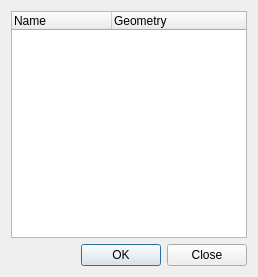
<?xml version="1.0" encoding="UTF-8"?>
<ui version="4.0">
 <class>LayerSelectorDialogBase</class>
 <widget class="QDialog" name="LayerSelectorDialogBase">
  <property name="geometry">
   <rect>
    <x>0</x>
    <y>0</y>
    <width>258</width>
    <height>277</height>
   </rect>
  </property>
  <property name="windowTitle">
   <string>Select layers</string>
  </property>
  <layout class="QVBoxLayout" name="verticalLayout">
   <item>
    <widget class="QTreeWidget" name="treeLayers">
     <property name="editTriggers">
      <set>QAbstractItemView::NoEditTriggers</set>
     </property>
     <property name="alternatingRowColors">
      <bool>true</bool>
     </property>
     <property name="selectionMode">
      <enum>QAbstractItemView::ExtendedSelection</enum>
     </property>
     <property name="rootIsDecorated">
      <bool>false</bool>
     </property>
     <property name="itemsExpandable">
      <bool>false</bool>
     </property>
     <property name="allColumnsShowFocus">
      <bool>true</bool>
     </property>
     <column>
      <property name="text">
       <string>Name</string>
      </property>
     </column>
     <column>
      <property name="text">
       <string>Geometry</string>
      </property>
     </column>
    </widget>
   </item>
   <item>
    <widget class="QDialogButtonBox" name="buttonBox">
     <property name="orientation">
      <enum>Qt::Horizontal</enum>
     </property>
     <property name="standardButtons">
      <set>QDialogButtonBox::Close|QDialogButtonBox::Ok</set>
     </property>
    </widget>
   </item>
  </layout>
 </widget>
 <resources/>
 <connections>
  <connection>
   <sender>buttonBox</sender>
   <signal>accepted()</signal>
   <receiver>LayerSelectorDialogBase</receiver>
   <slot>accept()</slot>
   <hints>
    <hint type="sourcelabel">
     <x>248</x>
     <y>254</y>
    </hint>
    <hint type="destinationlabel">
     <x>157</x>
     <y>274</y>
    </hint>
   </hints>
  </connection>
  <connection>
   <sender>buttonBox</sender>
   <signal>rejected()</signal>
   <receiver>LayerSelectorDialogBase</receiver>
   <slot>reject()</slot>
   <hints>
    <hint type="sourcelabel">
     <x>316</x>
     <y>260</y>
    </hint>
    <hint type="destinationlabel">
     <x>286</x>
     <y>274</y>
    </hint>
   </hints>
  </connection>
 </connections>
</ui>
